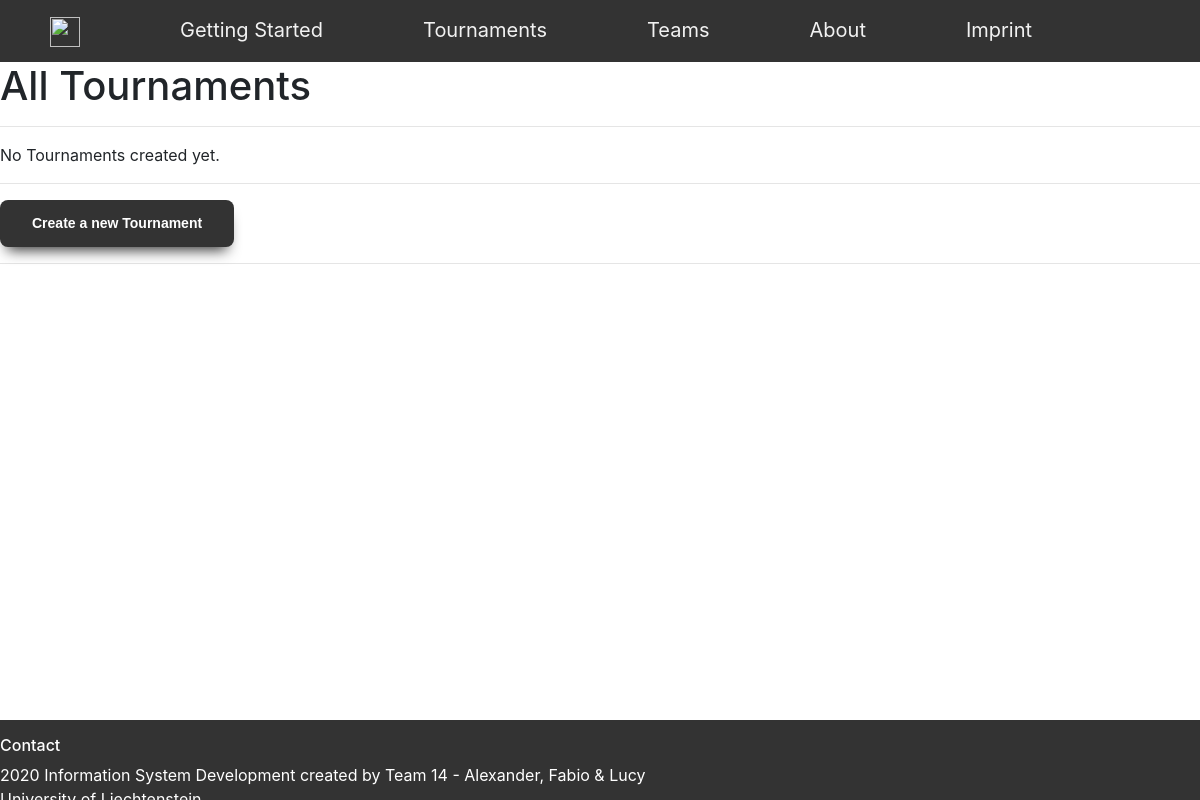
The app's page /Tournament/, older data.
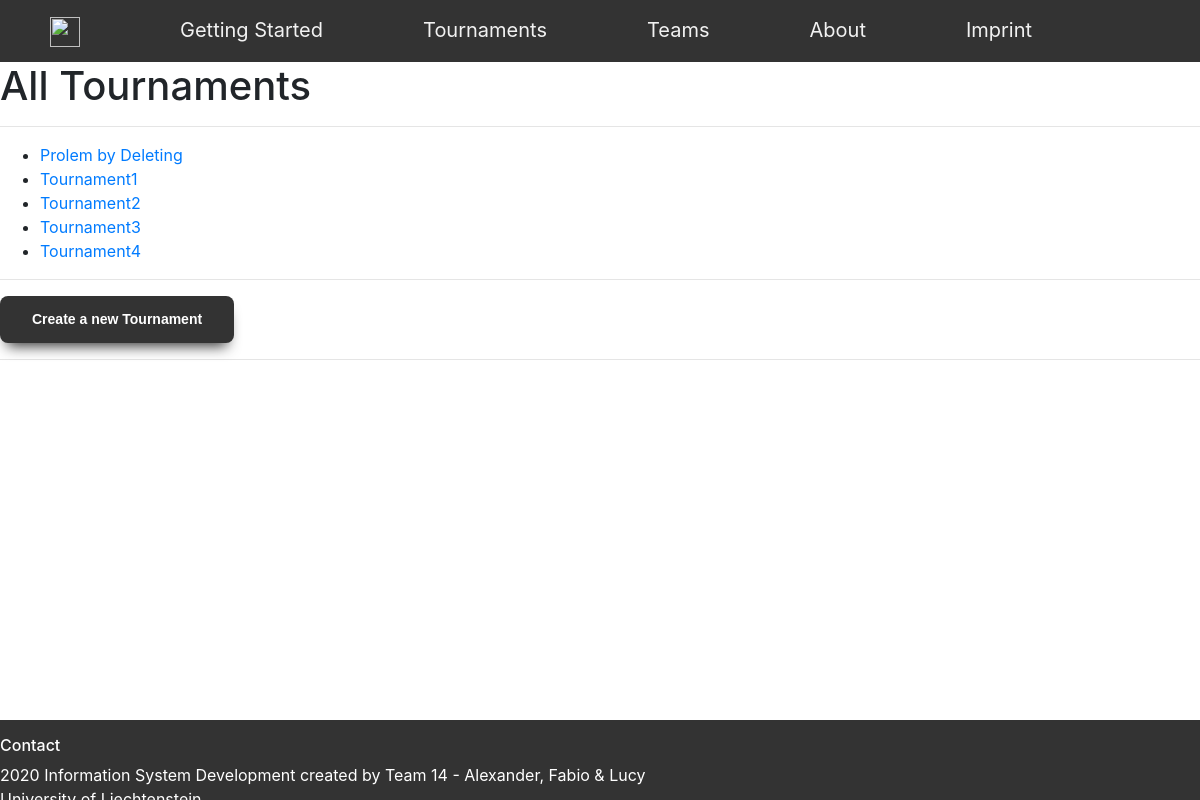
The same page, newer data.
### Tournament/models.py (models this page shows, shortened)
class Tournament(models.Model):
    TOURNAMENT_CHOICES = (
        ('8 Teams', '8 Teams'),
        ('16 Teams', '16 Teams'),
        ('32 Teams', '32 Teams'),
    )
    TournamentName = models.CharField(max_length=120)
    TournamentSize = models.CharField(max_length=120, choices=TOURNAMENT_CHOICES, default='Tournamentsize')

### Tournament/views.py (the view)
# urls.py: path('', (views.TournamentAllView.as_view()), name='Overview'),
class TournamentAllView(generic.ListView):
    template_name = 'Tournament/TournamentOverview.html'
    def get_queryset(self):
        return Tournament.objects.all().order_by('TournamentName')

### templates/Tournament/TournamentOverview.html
{% extends 'Base/base_3_content.html' %}
{% load static %}
{% block mainContent %}
    <h1>All Tournaments</h1>
{% endblock %}
{% block mainContent2 %}
{% if tournament_list %}
    <ul>
    {% for tournament in tournament_list %}
    <li><a href="{% url 'Tournament:Details' tournament.id %}">{{ tournament.TournamentName }}</a></li>
    {% endfor %}
    </ul>
{% else %}
    <p>No Tournaments created yet.</p>
{% endif %}
{% endblock %}
{% block mainContent3 %}
    <a href="{% url 'Tournament:Create' %}" class="StandardBtn">Create a new Tournament</a>
{% endblock %}

Row changes from the older to the newer data that the page shows:
added Tournament: TournamentName "Prolem by Deleting"
added Tournament: TournamentName "Tournament1"
added Tournament: TournamentName "Tournament2"
added Tournament: TournamentName "Tournament3"
added Tournament: TournamentName "Tournament4"
Text that changed along with them:
text no longer shown: "No Tournaments created yet."
